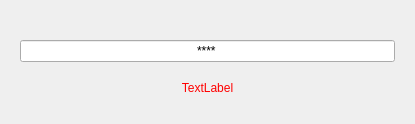
<?xml version="1.0" encoding="UTF-8"?>
<ui version="4.0">
 <class>m_Window</class>
 <widget class="QFrame" name="m_Window">
  <property name="geometry">
   <rect>
    <x>0</x>
    <y>0</y>
    <width>415</width>
    <height>124</height>
   </rect>
  </property>
  <property name="sizePolicy">
   <sizepolicy hsizetype="Preferred" vsizetype="Preferred">
    <horstretch>0</horstretch>
    <verstretch>0</verstretch>
   </sizepolicy>
  </property>
  <property name="focusPolicy">
   <enum>Qt::TabFocus</enum>
  </property>
  <layout class="QVBoxLayout" name="verticalLayout">
   <property name="spacing">
    <number>10</number>
   </property>
   <property name="leftMargin">
    <number>20</number>
   </property>
   <property name="topMargin">
    <number>20</number>
   </property>
   <property name="rightMargin">
    <number>20</number>
   </property>
   <property name="bottomMargin">
    <number>20</number>
   </property>
   <item>
    <spacer name="verticalSpacer">
     <property name="orientation">
      <enum>Qt::Vertical</enum>
     </property>
     <property name="sizeType">
      <enum>QSizePolicy::Fixed</enum>
     </property>
     <property name="sizeHint" stdset="0">
      <size>
       <width>0</width>
       <height>20</height>
      </size>
     </property>
    </spacer>
   </item>
   <item>
    <widget class="QLineEdit" name="m_Edit">
     <property name="inputMask">
      <string>9999;*</string>
     </property>
     <property name="text">
      <string notr="true"/>
     </property>
     <property name="cursorPosition">
      <number>0</number>
     </property>
     <property name="alignment">
      <set>Qt::AlignCenter</set>
     </property>
     <property name="clearButtonEnabled">
      <bool>true</bool>
     </property>
    </widget>
   </item>
   <item>
    <widget class="CSkinOneLineText" name="m_Message">
     <property name="sizePolicy">
      <sizepolicy hsizetype="Expanding" vsizetype="Minimum">
       <horstretch>0</horstretch>
       <verstretch>0</verstretch>
      </sizepolicy>
     </property>
     <property name="palette">
      <palette>
       <active>
        <colorrole role="WindowText">
         <brush brushstyle="SolidPattern">
          <color alpha="255">
           <red>255</red>
           <green>0</green>
           <blue>0</blue>
          </color>
         </brush>
        </colorrole>
       </active>
       <inactive>
        <colorrole role="WindowText">
         <brush brushstyle="SolidPattern">
          <color alpha="255">
           <red>255</red>
           <green>0</green>
           <blue>0</blue>
          </color>
         </brush>
        </colorrole>
       </inactive>
       <disabled>
        <colorrole role="WindowText">
         <brush brushstyle="SolidPattern">
          <color alpha="255">
           <red>120</red>
           <green>120</green>
           <blue>120</blue>
          </color>
         </brush>
        </colorrole>
       </disabled>
      </palette>
     </property>
     <property name="focusPolicy">
      <enum>Qt::NoFocus</enum>
     </property>
     <property name="text">
      <string>TextLabel</string>
     </property>
     <property name="alignment">
      <set>Qt::AlignCenter</set>
     </property>
     <property name="rowLimit" stdset="0">
      <number>1</number>
     </property>
     <property name="addheight" stdset="0">
      <number>1</number>
     </property>
     <property name="heightByContext" stdset="0">
      <bool>false</bool>
     </property>
     <property name="widthByContext" stdset="0">
      <bool>false</bool>
     </property>
    </widget>
   </item>
  </layout>
 </widget>
 <customwidgets>
  <customwidget>
   <class>CSkinOneLineText</class>
   <extends>QLabel</extends>
   <header>skinonelinetext.h</header>
  </customwidget>
 </customwidgets>
 <resources/>
 <connections/>
</ui>
